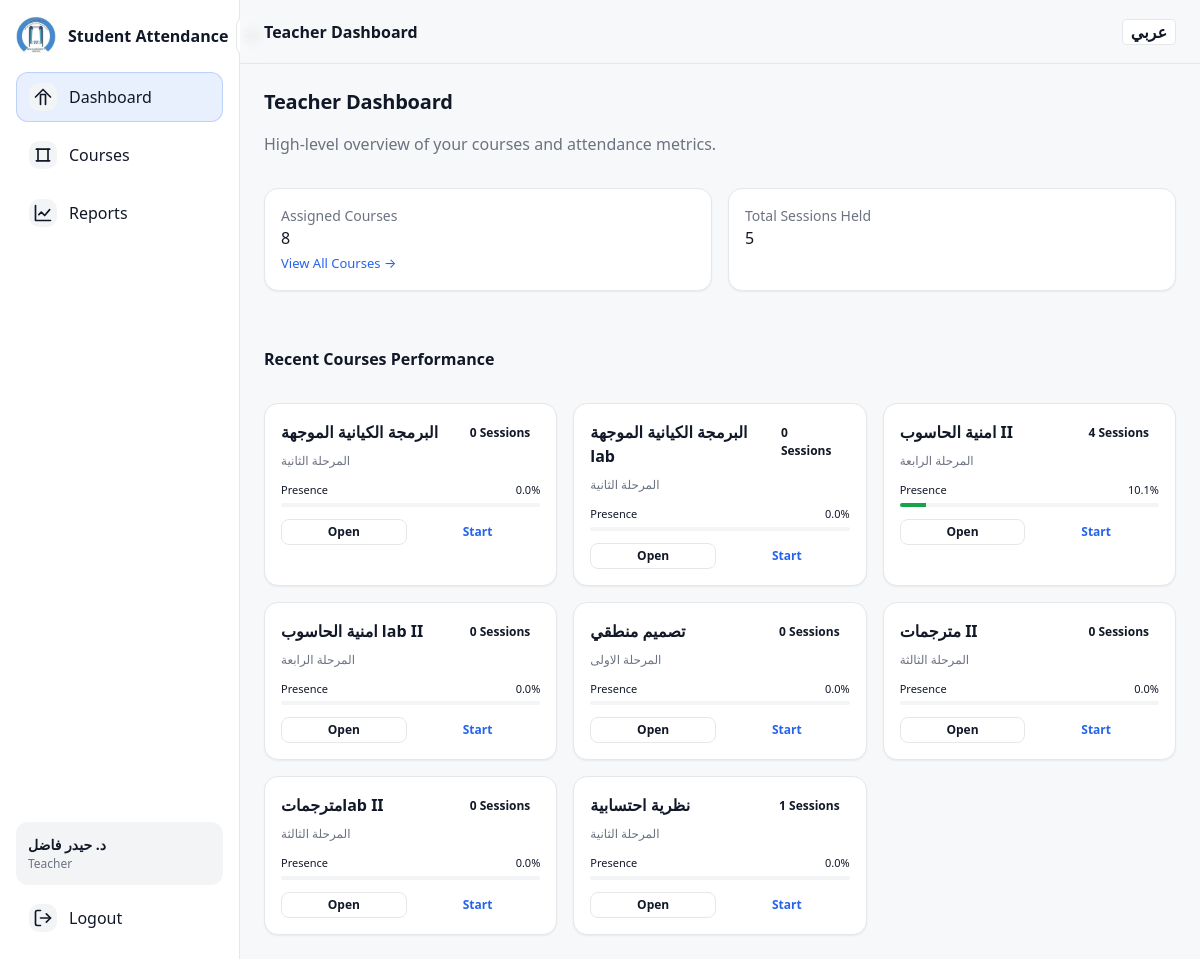
The page / (signed in) on the database its author committed.
### tables this page shows
CREATE TABLE courses (
            id INTEGER PRIMARY KEY AUTOINCREMENT,
            course_name TEXT NOT NULL,
            teacher_id INTEGER,
            stage_id INTEGER NOT NULL,
            semester_id INTEGER NOT NULL,
            FOREIGN KEY (teacher_id) REFERENCES users (id),
            FOREIGN KEY (stage_id) REFERENCES stages (id),
            FOREIGN KEY (semester_id) REFERENCES semesters (id)
        );

CREATE TABLE stages (
            id INTEGER PRIMARY KEY AUTOINCREMENT,
            name TEXT NOT NULL,
            department_id INTEGER NOT NULL,
            created_at TIMESTAMP DEFAULT CURRENT_TIMESTAMP,
            FOREIGN KEY (department_id) REFERENCES departments (id),
            UNIQUE(name, department_id)
        );

### app.py (the view, shortened to what this page needs)
@app.route('/')
@login_required
def dashboard():
    conn = get_db_connection()
    user_role = session.get('role', 'teacher')
    user_id = session.get('user_id')
    user_dept_id = session.get('department_id')
    stage_filter = request.args.get('stage_id')
    params = []
    where_clauses = []
    if user_role == 'teacher':
        query = """
            SELECT c.*, s.name as stage_name, sem.name as semester_name,
                   (SELECT COUNT(*) FROM enrollments e WHERE e.course_id = c.id) as student_count,
                   (SELECT COUNT(*) FROM sessions sess WHERE sess.course_id = c.id) as session_count
            FROM courses c
            JOIN stages s ON c.stage_id = s.id
            JOIN semesters sem ON c.semester_id = sem.id
            JOIN stage_semesters ss ON (ss.stage_id = c.stage_id AND ss.semester_id = c.semester_id)
            WHERE c.teacher_id = ? AND ss.is_active = 1 AND s.department_id = ?
        """
        params.extend([user_id, user_dept_id])
        if stage_filter:
            query += " AND c.stage_id = ?"
            params.append(stage_filter)
        query += " ORDER BY c.course_name"
        courses_raw = conn.execute(query, params).fetchall()
        courses = []
        for c in courses_raw:
            course_dict = dict(c)
            att_stats = conn.execute("""
                SELECT status, COUNT(*) as count
                FROM attendance a
                JOIN sessions s ON a.session_id = s.id
                WHERE s.course_id = ?
                GROUP BY status
            """, (c['id'],)).fetchall()
            stats = {row['status']: row['count'] for row in att_stats}
            total = sum(stats.values()) or 1
            course_dict['presence_rate'] = round((stats.get('Present', 0) / total) * 100, 1)
            course_dict['absence_rate'] = round((stats.get('Absent', 0) / total) * 100, 1)
            courses.append(course_dict)
    if user_role == 'admin':
        all_stages = conn.execute('SELECT s.*, d.name as dept_name FROM stages s JOIN departments d ON s.department_id = d.id ORDER BY s.name').fetchall()
    else:
        all_stages = conn.execute('SELECT * FROM stages WHERE department_id = ? ORDER BY name', (user_dept_id,)).fetchall()
    semesters = conn.execute('SELECT * FROM semesters ORDER BY name').fetchall()
    teachers = []
    if user_role == 'admin':
        teachers = conn.execute("SELECT id, full_name FROM users WHERE role='teacher' ORDER BY full_name").fetchall()
    elif user_role == 'department_head':
        teachers = conn.execute("SELECT id, full_name FROM users WHERE role='teacher' AND department_id=? ORDER BY full_name", (user_dept_id,)).fetchall()
    conn.close()
    template = 'dashboard_teacher.html' if user_role == 'teacher' else \
               'dashboard_dept_head.html' if user_role == 'department_head' else \
               'dashboard.html'
    return render_template(template,
                         courses=courses,
                         stages=all_stages,
                         semesters=semesters,
                         teachers=teachers,
                         current_stage=stage_filter,
                         dept_stats=dept_stats if user_role == 'department_head' else None)

### app.py (called while the page is built)
def get_locale():
    return session.get('lang', 'en')

@app.context_processor
def inject_lang():
    return dict(lang=session.get('lang', 'en'))

def get_db_connection():
    conn = sqlite3.connect('attendance.db')
    conn.row_factory = sqlite3.Row
    conn.execute('PRAGMA foreign_keys = ON')
    return conn

def login_required(f):
    from functools import wraps
    @wraps(f)
    def decorated_function(*args, **kwargs):
        if 'logged_in' not in session:
            return redirect(url_for('login'))
        return f(*args, **kwargs)
    return decorated_function

### templates/dashboard_teacher.html (shortened to what this page needs)
{% extends "base.html" %}
{% block page_title %}{{ _('Teacher Dashboard') }}{% endblock %}
{% block content %}
<div class="page">
    <div class="page-head">
        <div>
            <h2 class="h2">{{ _('Teacher Dashboard') }}</h2>
            <p class="muted">{{ _('High-level overview of your courses and attendance metrics.') }}</p>
        </div>
    </div>
    <div class="grid cards" style="grid-template-columns: repeat(auto-fit, minmax(240px, 1fr)); margin-bottom: 24px;">
        <div class="card metric-card">
            <div class="muted" style="font-size: 14px;">{{ _('Assigned Courses') }}</div>
            <div class="h1">{{ courses|length }}</div>
            <a href="{{ url_for('courses_list') }}" class="link" style="font-size: 13px;">{{ _('View All Courses') }} →</a>
        </div>
        {% set total_sessions = namespace(count=0) %}
        {% for c in courses %}{% set total_sessions.count = total_sessions.count + c.session_count %}{% endfor %}
        <div class="card metric-card">
            <div class="muted" style="font-size: 14px;">{{ _('Total Sessions Held') }}</div>
            <div class="h1">{{ total_sessions.count }}</div>
        </div>
    </div>
    <div class="page-head">
        <h3 class="h3">{{ _('Recent Courses Performance') }}</h3>
    </div>
    {% if courses %}
    <div class="grid cards">
        {% for course in courses %}
        <div class="card" style="padding: 16px;">
            <div style="display: flex; justify-content: space-between; align-items: start; margin-bottom: 12px;">
                <div>
                    <div class="card-title" style="font-size: 16px;">{{ course.course_name }}</div>
                    <div class="muted" style="font-size: 12px;">{{ course.stage_name }}</div>
                </div>
                <div class="badge badge-secondary">{{ course.session_count }} {{ _('Sessions') }}</div>
            </div>
            <div class="attendance-metrics">
                <div style="display: flex; justify-content: space-between; font-size: 11px; margin-bottom: 4px;">
                    <span>{{ _('Presence') }}</span>
                    <span class="status-present">{{ course.presence_rate }}%</span>
                </div>
                <div class="progress-bg" style="height: 4px; background: #f3f4f6; border-radius: 2px; overflow: hidden; margin-bottom: 8px;">
                    <div class="progress-fill" style="height: 100%; width: {{ course.presence_rate }}%; background: #16a34a;"></div>
                </div>
            </div>
            <div style="margin-top: 12px; display: flex; gap: 8px;">
                <a class="btn btn-secondary btn-sm" href="{{ url_for('course_detail', course_id=course.id) }}" style="flex: 1;">{{ _('Open') }}</a>
                <a class="btn btn-ghost btn-sm" href="{{ url_for('start_attendance', course_id=course.id) }}" style="flex: 1;">{{ _('Start') }}</a>
            </div>
        </div>
        {% endfor %}
    </div>
    {% else %}
    <div class="card empty">
        <div class="empty-title">{{ _('No courses found') }}</div>
        <div class="muted">{{ _('No courses match your filter or are assigned to you.') }}</div>
    </div>
    {% endif %}
</div>
{% endblock %}

### static/style.css (style rules this page uses)
* { box-sizing:border-box }
html,body { height:100% }
body { margin:0;font-family:system-ui,-apple-system,Segoe UI,Roboto,Arial,sans-serif;background:#F7F8FA;color:#111827;line-height:1.5 }
:root { --bg:#F7F8FA;--surface:#FFFFFF;--border:#E5E7EB;--text:#111827;--muted:#6B7280;--primary:#2563EB;--primaryHover:#1D4ED8;--green:#16A34A;--red:#DC2626;--amber:#F59E0B;--shadow:0 1px 2px rgba(0,0,0,.06) }
a { color:var(--primary);text-decoration:none }
.page { display:flex;flex-direction:column;gap:16px }
.page-head { display:flex;align-items:flex-start;justify-content:space-between;gap:16px;flex-wrap:wrap }
.h2 { margin:0;font-size:20px;line-height:28px;font-weight:800;letter-spacing:-.01em }
.h3 { font-size:16px;font-weight:700 }
.muted { color:var(--muted) }
.card { background:var(--surface);border:1px solid var(--border);border-radius:14px;box-shadow:var(--shadow);padding:16px }
.card-title { font-weight:700;margin-bottom:8px }
.grid { display:grid;gap:16px }
.grid.cards { grid-template-columns:repeat(auto-fit,minmax(260px,1fr)) }
.btn { display:inline-flex;align-items:center;justify-content:center;gap:8px;padding:10px 14px;border-radius:12px;border:1px solid transparent;font-weight:700;cursor:pointer;transition:background 300ms ease,border-color 300ms ease,transform 300ms ease,color 300ms ease;line-height:1 }
.btn-secondary { background:var(--surface);border-color:var(--border);color:var(--text) }
.btn-ghost { background:transparent;border-color:transparent;color:var(--primary) }
.badge { display:inline-block;padding:4px 10px;border-radius:999px;font-size:12px;font-weight:700 }
.btn-sm { padding:6px 10px;font-size:12px;border-radius:8px }

### rows shown on the page
courses: course_name "البرمجة الكيانية الموجهة", stage_name "المرحلة الثانية", session_count "0", presence_rate "0.0"
courses: course_name "البرمجة الكيانية الموجهة lab", stage_name "المرحلة الثانية", session_count "0", presence_rate "0.0"
courses: course_name "امنية الحاسوب II", stage_name "المرحلة الرابعة", session_count "4", presence_rate "10.1"
courses: course_name "امنية الحاسوب lab II", stage_name "المرحلة الرابعة", session_count "0", presence_rate "0.0"
courses: course_name "تصميم منطقي", stage_name "المرحلة الاولى", session_count "0", presence_rate "0.0"
courses: course_name "مترجمات II", stage_name "المرحلة الثالثة", session_count "0", presence_rate "0.0"
courses: course_name "مترجماتlab II", stage_name "المرحلة الثالثة", session_count "0", presence_rate "0.0"
courses: course_name "نظرية احتسابية", stage_name "المرحلة الثانية", session_count "1", presence_rate "0.0"

### other values the page prints
{{ session.full_name }} "د. حيدر فاضل"
{{ session.role.replace('_', ' ').title() }} "Teacher"
{{ courses|length }} "8"
{{ total_sessions.count }} "5"
